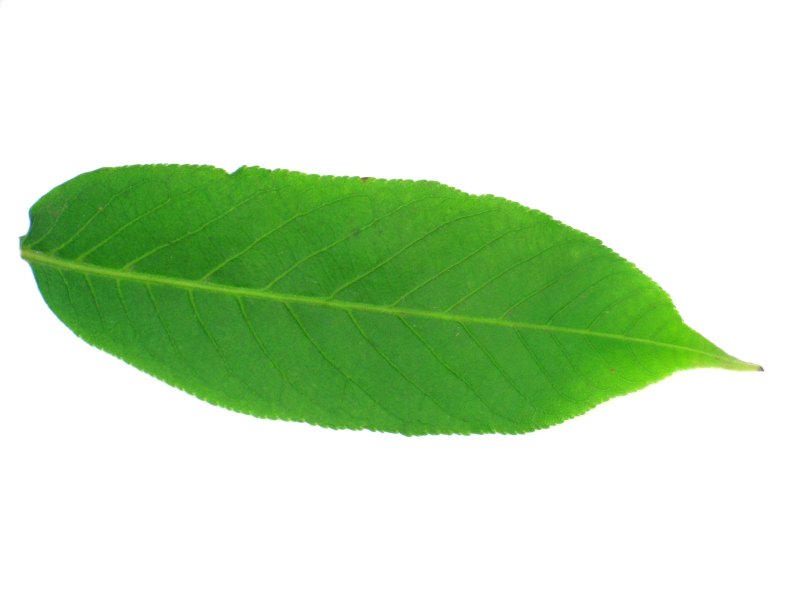
#> input picture 1060.jpg, 1600 x 1200 px (shown at 1/2 size)
$ python extract2.py   (older library calls are emulated)
#> lines starting #> are read from the running program, lines starting #| are printed output that depends on the picture; after the words box and inside, x2 and y2 are one past the last pixel; in counts of white or black regions, pixels touching at a corner belong together
"""
leaf_feature_extraction.py
==========================
Phiên bản TÁCH BIỆT từng nhóm đặc trưng — không dùng fused vector.

Ý tưởng:
  Mỗi ảnh lá được lưu vào DB dưới dạng 4 vector riêng biệt:
    - efd   : hình dạng biên (44–76 chiều tùy harmonics)
    - glcm  : texture bề mặt (8 hoặc 12 chiều)
    - color : màu sắc HSV (9 chiều)
    - vein  : kiểu gân lá (9 chiều)

  Khi tìm Top-5: tính cosine similarity từng nhóm riêng,
  rồi kết hợp bằng trọng số W_* LÚC QUERY (không phải lúc lưu).

Lợi ích so với fused vector:
  ✓ Thay đổi tiêu chí tìm kiếm (W_*) mà KHÔNG cần extract lại DB
  ✓ Có thể xem điểm tương đồng từng nhóm riêng để debug
  ✓ Thêm nhóm đặc trưng mới mà không làm hỏng vector cũ
  ✗ Tốn RAM hơn khi load DB (4 vector thay vì 1)
  ✗ Tính similarity chậm hơn một chút (4 lần dot product thay vì 1)
"""

import cv2
import numpy as np
from skimage.feature import graycomatrix, graycoprops
from pyefd import elliptic_fourier_descriptors
from scipy.stats import circmean
from scipy.interpolate import interp1d


# ════════════════════════════════════════════════════════════════════
# TRỌNG SỐ — chỉnh tại đây BẤT KỲ LÚC NÀO mà không cần extract lại
# ════════════════════════════════════════════════════════════════════
#
# Vì vector được lưu riêng, W_* chỉ dùng khi query → đổi tự do.
#
# ┌─────────────────────┬───────┬───────┬─────────┬────────┐
# │ Tiêu chí tìm kiếm   │ W_EFD │ W_GLCM│ W_COLOR │ W_VEIN │
# ├─────────────────────┼───────┼───────┼─────────┼────────┤
# │ Hình dạng biên      │  3.0  │  0.3  │   0.0   │  0.5   │
# │ Màu sắc             │  0.5  │  0.3  │   3.0   │  0.2   │
# │ Texture bề mặt      │  0.5  │  3.0  │   0.5   │  0.3   │
# │ Kiểu gân lá         │  0.5  │  0.5  │   0.2   │  3.0   │
# │ Màu + Texture       │  1.5  │  2.0  │   2.0   │  0.5   │
# │ Tổng hợp cân bằng   │  1.5  │  1.0  │   1.2   │  1.0   │
# └─────────────────────┴───────┴───────┴─────────┴────────┘

W_EFD   = 3.0
W_GLCM  = 0.3
W_COLOR = 0.0
W_VEIN  = 0.5


# ════════════════════════════════════════════════════════════════════
# BƯỚC 1 — TIỀN XỬ LÝ
# ════════════════════════════════════════════════════════════════════

def preprocess_leaf(image_path, debug=False):
    img = cv2.imread(image_path)
    if img is None:
        raise ValueError(f"Không đọc được ảnh: {image_path}")

    gray = cv2.cvtColor(img, cv2.COLOR_BGR2GRAY)

    # Otsu: tự tìm ngưỡng tách lá (tối) khỏi nền trắng (sáng)
    # THRESH_BINARY_INV: nền trắng → 0, lá → 255
    _, binary = cv2.threshold(gray, 0, 255, cv2.THRESH_BINARY_INV + cv2.THRESH_OTSU)
    kernel = np.ones((5, 5), np.uint8)
    binary = cv2.morphologyEx(binary, cv2.MORPH_OPEN,  kernel)  # xóa nhiễu nhỏ
    binary = cv2.morphologyEx(binary, cv2.MORPH_CLOSE, kernel)  # lấp lỗ hổng
    contours, _ = cv2.findContours(binary, cv2.RETR_EXTERNAL, cv2.CHAIN_APPROX_SIMPLE)
    if not contours:
        raise ValueError("Không tìm thấy contour lá")
    contour_raw = max(contours, key=cv2.contourArea).squeeze()
    mask = np.zeros_like(gray)
    cv2.drawContours(mask, [contour_raw.astype(int)], -1, 255, -1)
    mask = cv2.morphologyEx(mask, cv2.MORPH_CLOSE, kernel)
    leaf_area = int(np.sum(mask > 0))
    if debug:
        cv2.imwrite("debug_mask.jpg", mask)
        cv2.imwrite("debug_contour.jpg",
                    cv2.drawContours(img.copy(), [contour_raw.astype(int)], -1, (0, 255, 0), 2))
        print(f"[Preprocess] contour_pts={len(contour_raw)}, leaf_area={leaf_area}")
    return img, contour_raw, gray, mask, leaf_area


# ════════════════════════════════════════════════════════════════════
# BƯỚC 2A — EFD: hình dạng biên lá
# ════════════════════════════════════════════════════════════════════

def _resample_contour(contour, n_points=300):
    """
    Resample contour về n_points điểm cách đều theo arc-length.
    Đảm bảo EFD nhất quán bất kể contour thô có bao nhiêu điểm.

    n_points:
      200–300 : khuyến nghị — cân bằng chi tiết và tốc độ
      400–500 : bắt chi tiết mép lá mịn hơn, chậm hơn
      100–150 : chỉ giữ hình dạng tổng quát
    """
    if len(contour) < 4:
        return contour
    diffs   = np.diff(contour, axis=0)
    dists   = np.sqrt((diffs ** 2).sum(axis=1))
    cumdist = np.concatenate([[0], np.cumsum(dists)])
    total   = cumdist[-1]
    if total < 1e-6:
        return contour
    t_uniform = np.linspace(0, total, n_points, endpoint=False)
    fx = interp1d(cumdist, contour[:, 0], kind='linear')
    fy = interp1d(cumdist, contour[:, 1], kind='linear')
    return np.stack([fx(t_uniform), fy(t_uniform)], axis=1)


def extract_efd(contour, harmonics=15, n_resample=300):
    """
    Trả về vector hình dạng biên lá.

    harmonics:
      8–10  : hình dạng tổng quát (oval/tròn/tim), tính nhanh
      12–15 : + chi tiết thùy và răng cưa lớn  ← khuyến nghị
      16–20 : + răng cưa nhỏ, chỉ dùng khi ảnh rất sắc nét
      >20   : bắt nhiễu ảnh chụp, không nên dùng

    Số chiều output: (harmonics - 1) × 4
      harmonics=12 → 44 chiều
      harmonics=15 → 56 chiều
      harmonics=20 → 76 chiều

    normalize=True: bất biến với xoay, tỉ lệ, điểm bắt đầu contour.
    Bắt buộc True — nếu False thì cùng lá chụp khác góc có similarity ~0.3.
    """
    contour = _resample_contour(contour, n_resample)
    if len(contour) < 20:
        return np.zeros(4 * harmonics, dtype=np.float32)
    coeffs  = elliptic_fourier_descriptors(contour, order=harmonics, normalize=True)
    efd_vec = coeffs[1:, :].flatten()  # bỏ hài bậc 0 (vị trí tâm, không phải hình dạng)
    return efd_vec.astype(np.float32)


# ════════════════════════════════════════════════════════════════════
# BƯỚC 2B — GLCM: texture bề mặt lá
# ════════════════════════════════════════════════════════════════════

# [150 lines left out: functions extract_glcm, extract_color_moments, extract_vein_features, not called in this run]


# ════════════════════════════════════════════════════════════════════
# HÀM CHÍNH — trả về dict 4 vector riêng biệt
# ════════════════════════════════════════════════════════════════════

def extract_features(image_path, harmonics=15, n_resample=300, debug=False):
    """
    Extract tất cả đặc trưng, trả về dict 4 vector riêng.
    Lưu dict này vào DB — KHÔNG fuse.

    Returns:
        {
          "efd"   : list[float]  — hình dạng biên, (harmonics-1)*4 chiều
          "glcm"  : list[float]  — texture,  8 hoặc 12 chiều
          "color" : list[float]  — màu sắc,  9 chiều
          "vein"  : list[float]  — gân lá,   9 chiều
        }
    """
    img, contour, gray, mask, leaf_area = preprocess_leaf(image_path, debug=debug)
#> in preprocess_leaf, img is the input picture: shape (1200, 1600, 3); mean B, G, R 193.2, 225.9, 201.9
#> in preprocess_leaf, `gray = cv2.cvtColor(img, cv2.COLOR_BGR2GRAY)`:
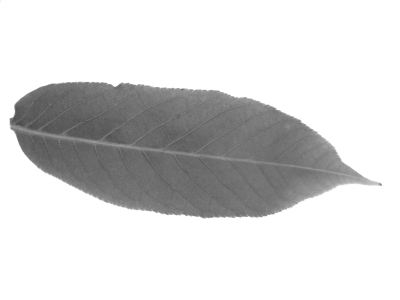
#> gray: shape (1200, 1600) (shown at 1/4 size); min 64, max 255, mean 215
#> in preprocess_leaf, `_, binary = cv2.threshold(gray, 0, 255, cv2.THRESH_BINARY_INV + cv2.TH..`:
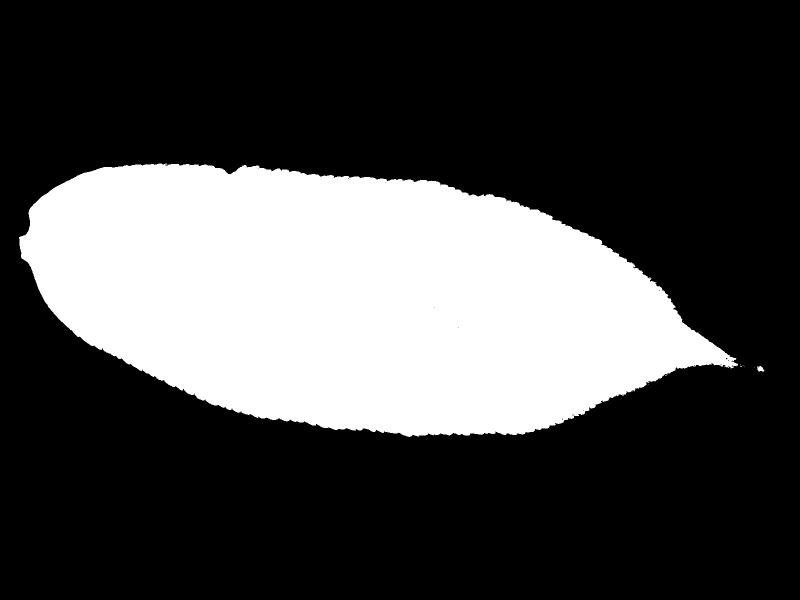
#> binary: shape (1200, 1600) (shown at 1/2 size); 28.4% white; 12 white regions (10 under 20 px), largest, box (x1, y1, x2, y2) and area: (38, 327, 1476, 874) 545523, (1514, 732, 1529, 743) 109
#> in preprocess_leaf, `contours, _ = cv2.findContours(binary, cv2.RETR_EXTERNAL, cv2.CHAIN_AP..`: contours = 2 contours; box (x1, y1, x2, y2) and area: (39, 327, 1473, 873) 543798, (1516, 733, 1526, 742) 66
#> in preprocess_leaf, `contour_raw = max(contours, key=cv2.contourArea).squeeze()`: contour_raw = 1316 pairs, first value 39 to 1472, second value 327 to 872
#> in preprocess_leaf, `leaf_area = int(np.sum(mask > 0))`: leaf_area = 545419
#> in preprocess_leaf, `cv2.imwrite("debug_contour.jpg", cv2.drawContours(img.copy(), [contour..`:
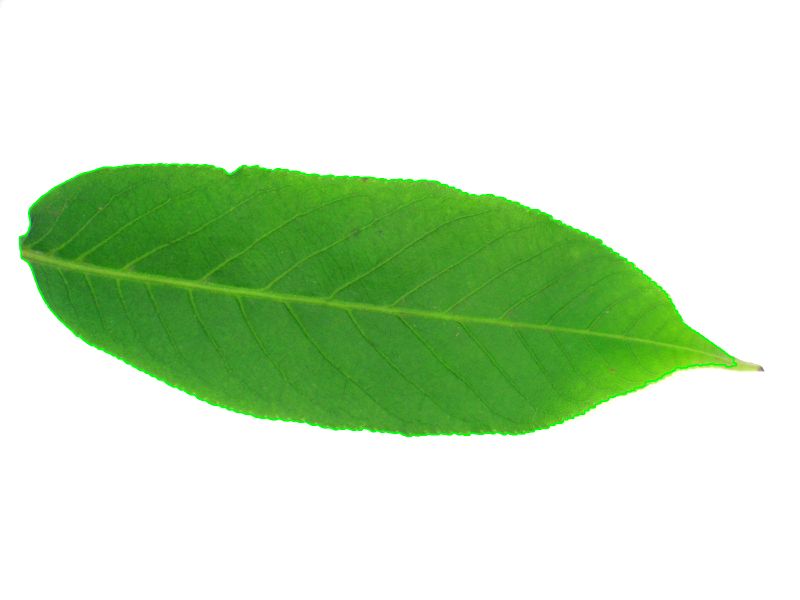
#> saved as debug_contour.jpg: shape (1200, 1600, 3) (shown at 1/2 size); mean B, G, R 192.5, 226.2, 201
#| [Preprocess] contour_pts=1316, leaf_area=545419
#> contour has the same summary as contour_raw in preprocess_leaf; leaf_area = 545419

    features = {
        "efd"   : extract_efd(contour, harmonics=harmonics, n_resample=n_resample).tolist(),
        "glcm"  : extract_glcm(gray, mask).tolist(),
        "color" : extract_color_moments(img, mask).tolist(),
        "vein"  : extract_vein_features(img, mask, leaf_area).tolist(),
    }
#> in _resample_contour, `diffs   = np.diff(contour, axis=0)`: diffs = 1315 pairs, first value -17 to 21, second value -8 to 17
#> in _resample_contour, `dists   = np.sqrt((diffs ** 2).sum(axis=1))`: dists = 1315 values, max 21.21 at index 112, min 1 at index 17, mean 2.75
#> in _resample_contour, `cumdist = np.concatenate([[0], np.cumsum(dists)])`: cumdist = 1316 values from 0 to 3619.5
#> in _resample_contour, `total   = cumdist[-1]`: total = 3619.5
#> in extract_efd, `contour = _resample_contour(contour, n_resample)`: contour = 300 pairs, first value 39 to 1469.9, second value 327 to 872

    if debug:
        print(f"\n{'='*45}")
        for k, v in features.items():
            print(f"{k:6s}: {len(v):2d} chieu | min={min(v):.4f} max={max(v):.4f}")
        print(f"{'='*45}\n")

    return features


# ════════════════════════════════════════════════════════════════════
# SIMILARITY — tính riêng từng nhóm
# ════════════════════════════════════════════════════════════════════

# [93 lines left out: functions _cosine, compute_similarity, retrieve_top5, not called in this run]


# ════════════════════════════════════════════════════════════════════
# DEMO
# ════════════════════════════════════════════════════════════════════

if __name__ == "__main__":
    import sys, json
    path = sys.argv[1] if len(sys.argv) > 1 else "1060.jpg"
#> (the run stopped early here; a loop or call above may not have finished)

$ run again, with 1004.jpg copied over 1060.jpg
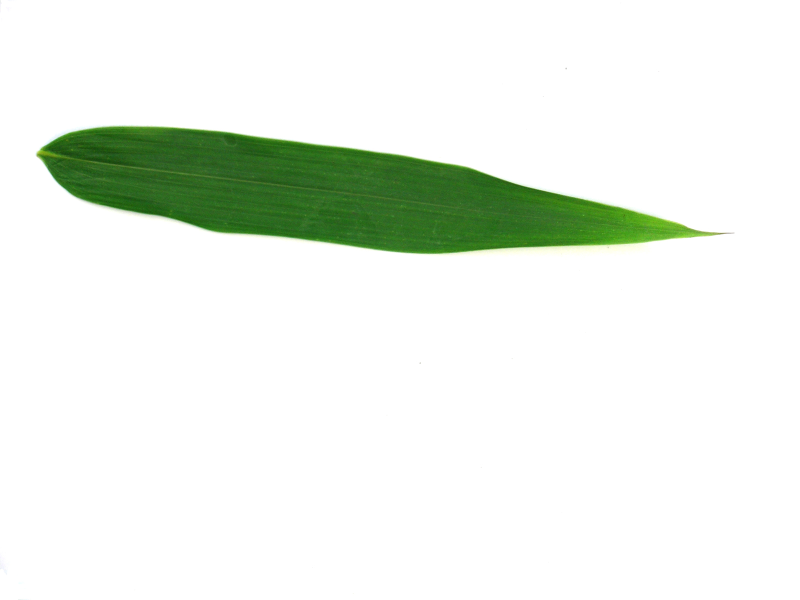
#> input picture 1004.jpg, 1600 x 1200 px (shown at 1/2 size)
#> in preprocess_leaf, img is the input picture: shape (1200, 1600, 3); mean B, G, R 232.3, 240.4, 234.3
#> in preprocess_leaf, `_, binary = cv2.threshold(gray, 0, 255, cv2.THRESH_BINARY_INV + cv2.TH..`:
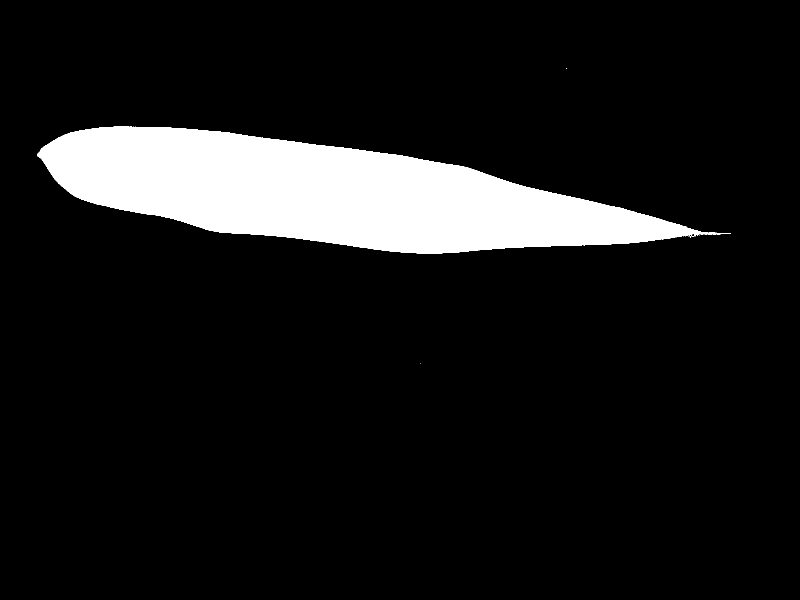
#> binary: shape (1200, 1600) (shown at 1/2 size); 10% white; 6 white regions (5 under 20 px), largest, box (x1, y1, x2, y2) and area: (74, 253, 1462, 507) 192426
#> contours = 1 contour; box (x1, y1, x2, y2) and area: (75, 253, 1402, 507) 190840
#> contour_raw = 853 pairs, first value 75 to 1401, second value 253 to 506
#> in preprocess_leaf, `leaf_area = int(np.sum(mask > 0))`: leaf_area = 192182
#> in preprocess_leaf, `cv2.imwrite("debug_contour.jpg", cv2.drawContours(img.copy(), [contour..`:
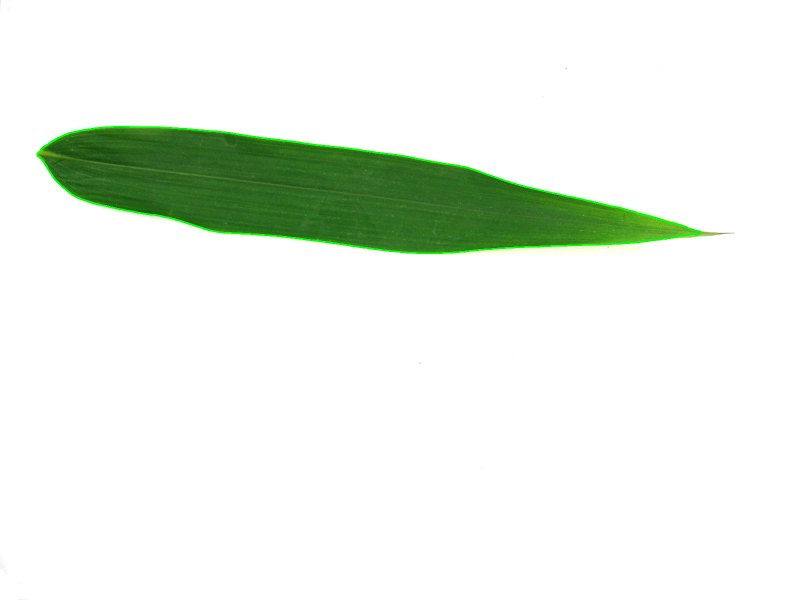
#> saved as debug_contour.jpg: shape (1200, 1600, 3) (shown at 1/2 size); mean B, G, R 231.8, 240.8, 233.7
#| [Preprocess] contour_pts=853, leaf_area=192182
#> in extract_features, `img, contour, gray, mask, leaf_area = preprocess_leaf(image_path, debu..`: contour has the same summary as contour_raw in preprocess_leaf
#> diffs = 852 pairs, first value -62 to 51, second value -4 to 7
#> dists = 852 values, max 62 at index 850, min 1 at index 27, mean 3.34
#> cumdist = 853 values from 0 to 2848.4
#> total = 2848.4
#> in extract_efd, `contour = _resample_contour(contour, n_resample)`: contour = 300 pairs, first value 75 to 1400.7, second value 253 to 506

$ run again, with 1027.jpg copied over 1060.jpg
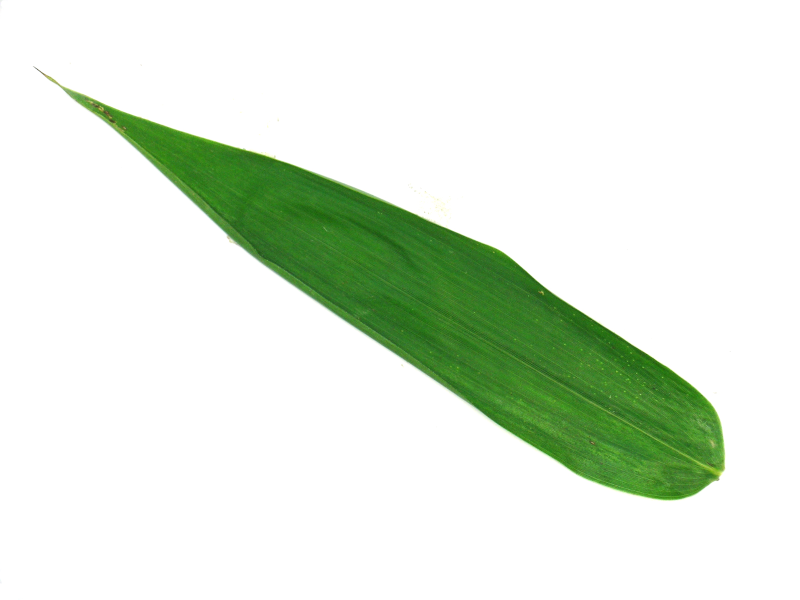
#> input picture 1027.jpg, 1600 x 1200 px (shown at 1/2 size)
#> in preprocess_leaf, img is the input picture: shape (1200, 1600, 3); mean B, G, R 220.1, 234.3, 223.6
#> in preprocess_leaf, `_, binary = cv2.threshold(gray, 0, 255, cv2.THRESH_BINARY_INV + cv2.TH..`:
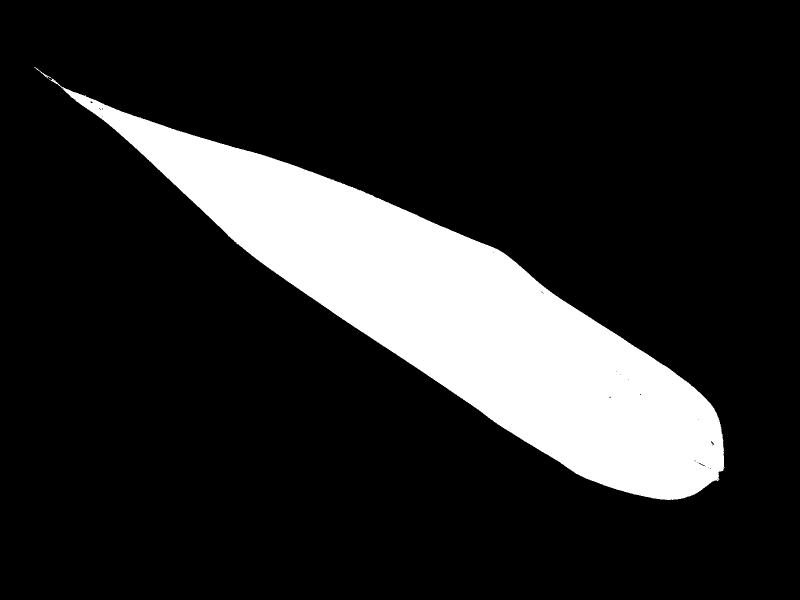
#> binary: shape (1200, 1600) (shown at 1/2 size); 16% white; 1 white region, box (x1, y1, x2, y2) and area: (68, 134, 1449, 1000) 306313
#> contours = 1 contour; box (x1, y1, x2, y2) and area: (130, 178, 1448, 1000) 304756
#> contour_raw = 1615 pairs, first value 130 to 1447, second value 178 to 999
#> in preprocess_leaf, `leaf_area = int(np.sum(mask > 0))`: leaf_area = 306150
#> in preprocess_leaf, `cv2.imwrite("debug_contour.jpg", cv2.drawContours(img.copy(), [contour..`:
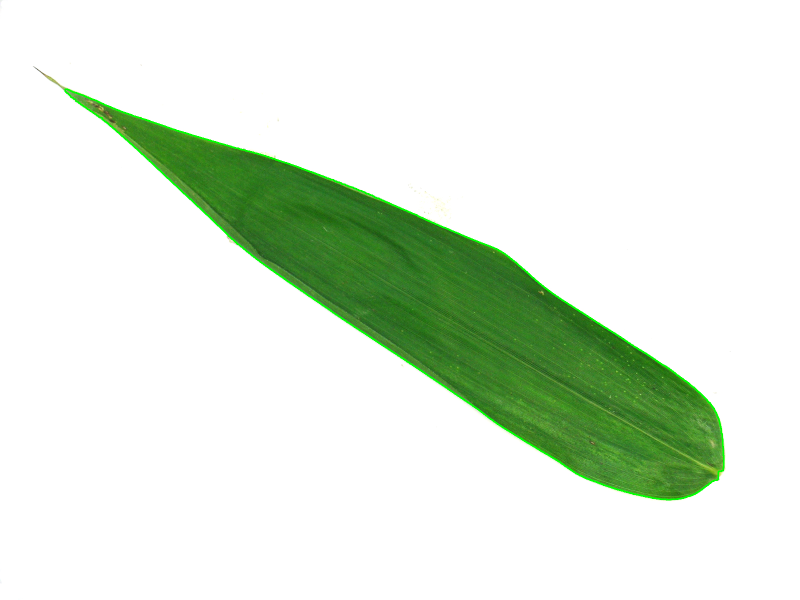
#> saved as debug_contour.jpg: shape (1200, 1600, 3) (shown at 1/2 size); mean B, G, R 219.5, 234.7, 222.8
#| [Preprocess] contour_pts=1615, leaf_area=306150
#> in extract_features, `img, contour, gray, mask, leaf_area = preprocess_leaf(image_path, debu..`: contour has the same summary as contour_raw in preprocess_leaf
#> diffs = 1614 pairs, first value -16 to 19, second value -22 to 19
#> dists = 1614 values, max 26.87 at index 109, min 1 at index 2, mean 2.11
#> cumdist = 1615 values from 0 to 3398.6
#> total = 3398.6
#> in extract_efd, `contour = _resample_contour(contour, n_resample)`: contour = 300 pairs, first value 130 to 1447, second value 178 to 999
